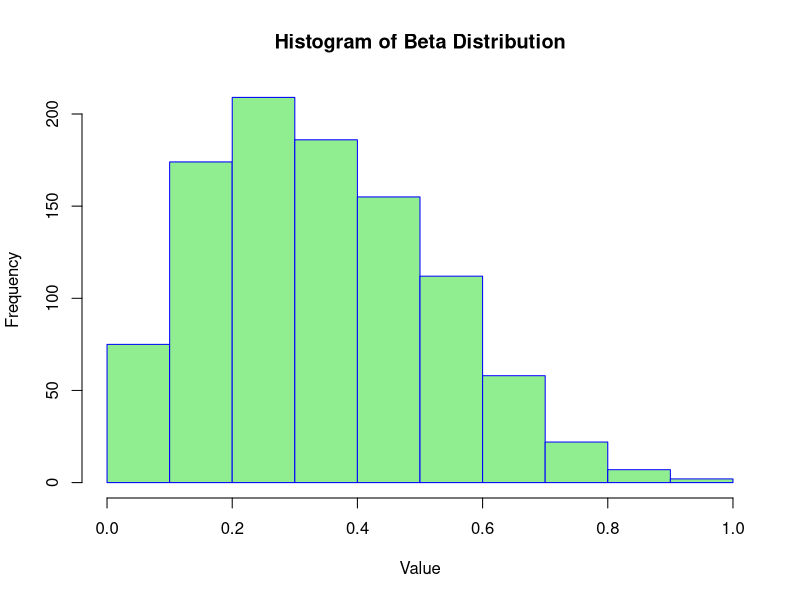
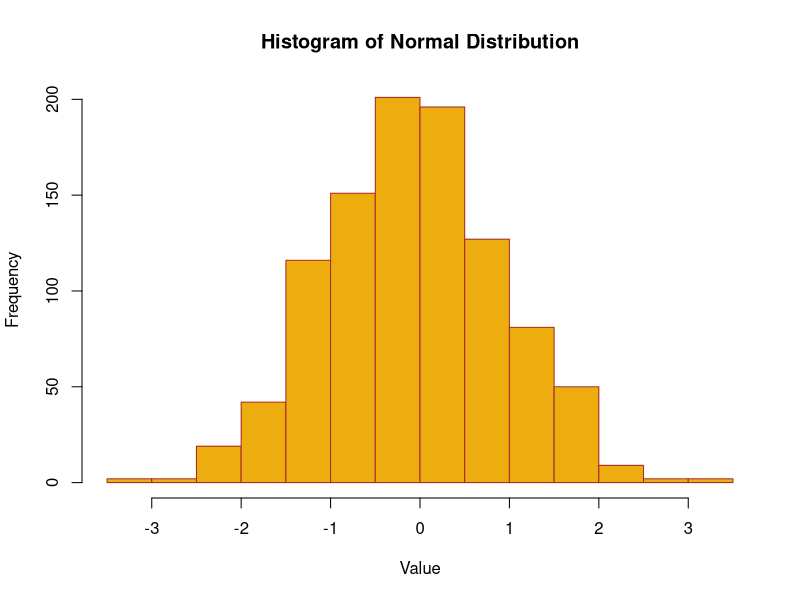

Recreate these plots in R, in order. (Note: this script raises an error after producing the figures.)
###########################################################################################################################################
# Exercise - 1: Generation of a random variable having beta density
set.seed(20067)

# Step-0: Simpson's Integration method
simpsons_rule_integral <- function(gimme_func, lo, hi, n){
  steps <- (hi - lo) / n
  res <- gimme_func(lo) + gimme_func(hi)
  
  for (i in 1:n-1) {
    a_i <- lo + i * steps
    res <- res + 2*gimme_func(a_i)*(1 + i %% 2)
  }
  
  res <- res*(steps/3)
  
  return(res)
}

# Step - 1: We generate the random variables via the specified algorithm:
generate_beta_random_variables <- function() {
  while(1){
    u1 <- runif(1,0,1)
    u2 <- runif(1,0,1)
    
    if(u2 <= (256/27)*u1*((1-u1)^3)){
      return(u1)
    }
  }
}

generate_b_rv <- function (n) {
  X <- numeric(0)
  for (i in 1:n){
    X <- append(X, generate_beta_random_variables())
  }
  return(X)
}

# Step-2: We write the cdf for the upcoming calculations
beta <- function(x) {
  return (20*x*((1-x)^3))
}

# Step-3: We perform the Chi Square Goodness of Fit Test 
do_chi_sq_test <- function(O, E, s){
  W <- sum(((O-E)^2)/E)
  critical_value <- qchisq(0.95, 9)
  
  sprintf("The following is the result for %s DIstribution", s)
  sprintf("W: %f", W)
  sprintf("Critical Value: %f", critical_value)
  
  if(W > critical_value){
    sprintf("The given distribution doesnt follow %s Distribution", s)
  } else {
    sprintf("The given distribution follows %s Distribution", s)
  }
}

do_the_tests <- function(X, O, breaks, s) {
  E <- numeric(0)
  for(i in 1:10){
    y <- simpsons_rule_integral(beta, breaks[i], breaks[i+1], 1000)
    E <- append(E, 1000*y)
  }
  do_chi_sq_test(O, E, s)
}

# We are assuming the number of buckets is 10
X <- generate_b_rv(1000)
breaks <- seq(0, 1, 0.1)
O <- hist(X, breaks=breaks, main = "Histogram of Beta Distribution", xlab = "Value", ylab = "Frequency", col = "lightgreen", border = "blue")$count
do_the_tests(X, O, breaks, "Beta")

###########################################################################################################################################
# Exercise - 2: Generation of random standard variables
generate_normal_rv <- function() {
  while(1){
    y1 <- rexp(1,1)
    y2 <- rexp(1,1)
    
    if(y2 > (0.5)*(y1-1)^2){
      y <- y2 - (0.5)*(y1-1)^2
      u <- runif(1,0,1)
      
      if(u<=0.5){
        return(y1)
      }else{
        return(-y1)
      }
    }
  }
}

generate_normal <- function(n) {
  X <- numeric(0)
  for(i in 1:n){
    X <- append(X, generate_normal_rv())
  }
  return (X)
}

normal_pdf <- function (x){
  return((1/sqrt(2*pi))*exp(-x^2/2))
}

# do_chi_sq_test_2 <- function (X, normal_pdf, n, s){

# }

t1 <- Sys.time()
X <- generate_normal(1000)
hist(X, main = "Histogram of Normal Distribution", xlab = "Value", ylab = "Frequency", col = "darkgoldenrod2", border = "brown")
maxine <- max(X)
minine <- min(X)

n <- 10
k <- (maxine-minine)/n
ints <- numeric(0)
E <- numeric(0)
O <- numeric(0)

for(i in 1:n){
  ints <- append(ints, minine +(i-1)*k)
}

ints[n+1] <- maxine

for(i in 1:n){
  cdfValue <- simpsons_rule_integral(normal_pdf,ints[i],ints[i+1],1000)
  E <- append(E, cdfValue*1000)
  O <- append(O, length(X[X<=ints[i+1]])-length(X[X<ints[i]]))
}
W
critical_value
W <- sum((O-E)^2/E)
critical_value <- qchisq(0.95,n-1)
print(critical_value)

if(W > critical_value){
  sprintf("The given distribution doesnt follow Standard Normal Distribution")
} else {
  sprintf("The given distribution follows Standard Normal Distribution")
}

t2 <- Sys.time()
print(t2-t1)

###########################################################################################################################################
# Question: 3 Generation of a random variable X that takes one of the values 1,2,...,10
p <- c(0.11, 0.12, 0.09, 0.08, 0.12, 0.10, 0.09, 0.09, 0.10, 0.10)

generate_random_element <- function(){
  while(TRUE){
    u1 <- runif(1,0,1)
    y <- floor(10*u1)+1
    u2 <- runif(1,0,1)
    if(u2<=(p[y]/(0.12))){
      return(y)
    }
  }
}

generate_sample <- function(n){
  X <- numeric(0)
  for(i in 1:n){
    X <- append(X, generate_random_element())
  }
  return(X)
}

X <- generate_sample(1000)
hist(X, main = "Histogram of the given Distribution", xlab = "Value", ylab = "Frequency", col = "lightpink", border = "brown")
# Now we shall calculate the frequency of each element in X
O <- numeric(0)
E <- numeric(0)

# O and E calculations:
for(y in unique(X)){
  O <- append(O, length(X[X == y]))
  E <- append(E, (1000 * p[y]))
}

# Calculations of values
W <- sum(((O-E)^2)/E)
criticial_value <- qchisq(0.95, length(E)-1)

if(W > criticial_value){
  print("The given distribution doesnt follow the given Distribution")
} else {
  print("The given distribution follows the given Distribution")
}